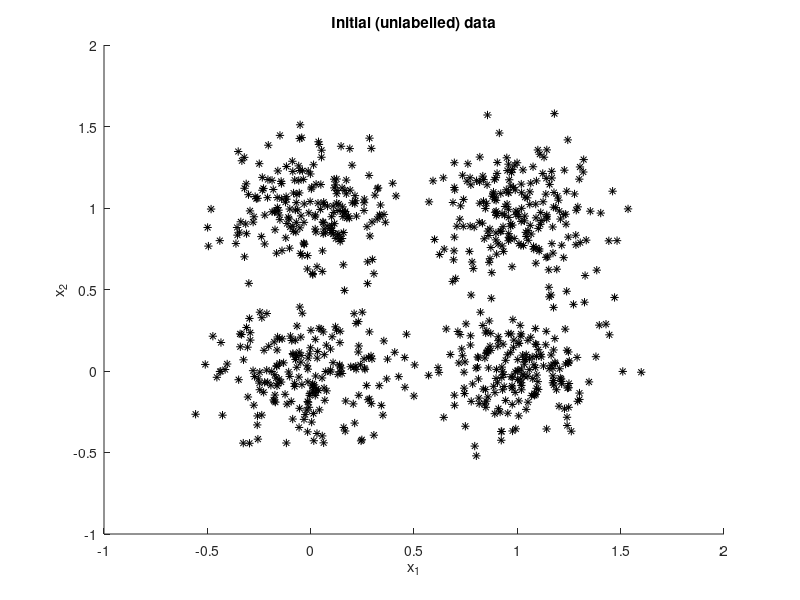
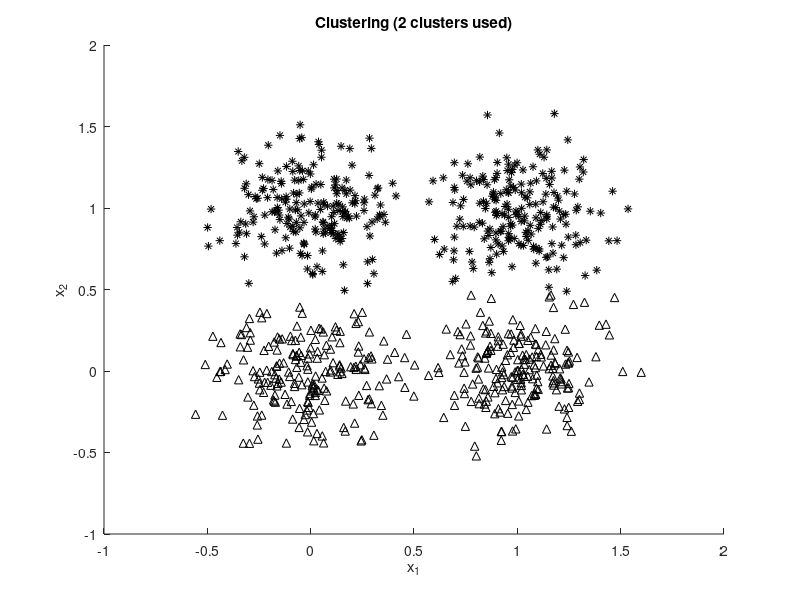
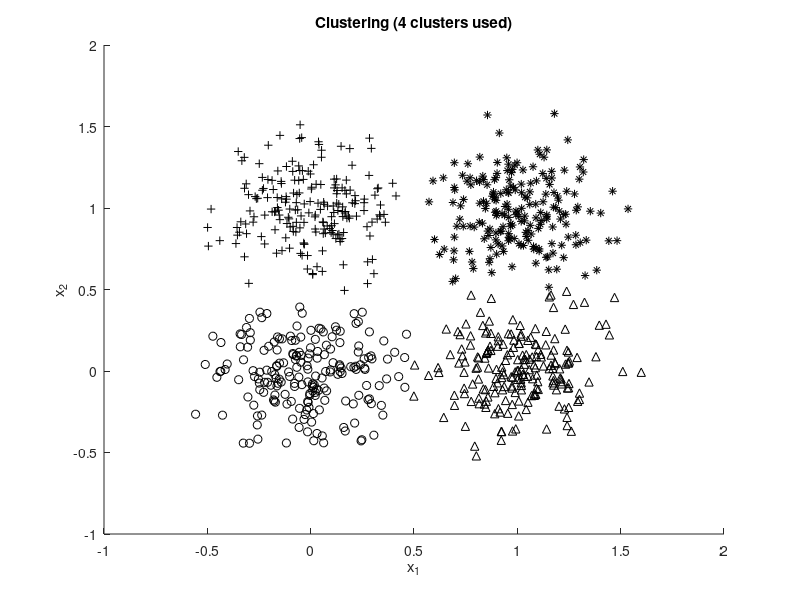

The MATLAB script that drew these images, in order:
Colors = {'k*','k^','ko','k+'};
STD = 0.2;
nSamplesPerCluster = 200;
means = [0.0 0.0; 0.0 1.0; 1.0 0.0; 1.0 1.0];
stds  = [STD STD; STD STD; STD STD; STD STD];
Features(1:nSamplesPerCluster, :) = ...
    [stds(1,1) * randn(nSamplesPerCluster, 1)  + means(1,1)  stds(1,2) * randn(nSamplesPerCluster, 1) + means(1,2)];
Features(nSamplesPerCluster+1:nSamplesPerCluster*2, :) = ...
    [stds(2,1) * randn(nSamplesPerCluster , 1) + means(2,1)  stds(2,2) * randn(nSamplesPerCluster, 1) + means(2,2)];
Features(nSamplesPerCluster*2+1:nSamplesPerCluster*3, :) = ...
    [stds(3,1) * randn(nSamplesPerCluster , 1) + means(3,1) stds(3,2) * randn(nSamplesPerCluster, 1) + means(3,2)];
Features(nSamplesPerCluster*3+1:nSamplesPerCluster*4, :) = ...
    [stds(4,1) * randn(nSamplesPerCluster , 1) + means(4,1) stds(4,2) * randn(nSamplesPerCluster, 1) + means(4,2)];

figure;
hold on;
for i=1:size(Features, 1)
    plot(Features(i, 1), Features(i, 2), 'k*');
end
xlabel('x_1'); ylabel('x_2'); title('Initial (unlabelled) data')

nClusters = 2; Cluster = kmeans(Features, nClusters);
figure;
hold on;
for i=1:size(Features, 1)
    plot(Features(i, 1), Features(i, 2), [Colors{Cluster(i)}]);
end
xlabel('x_1'); ylabel('x_2'); title('Clustering (2 clusters used)')

nClusters = 4; Cluster = kmeans(Features, nClusters);
figure;
hold on;
for i=1:size(Features, 1)
    plot(Features(i, 1), Features(i, 2), [Colors{Cluster(i)}]);
end
xlabel('x_1'); ylabel('x_2'); title('Clustering (4 clusters used)')